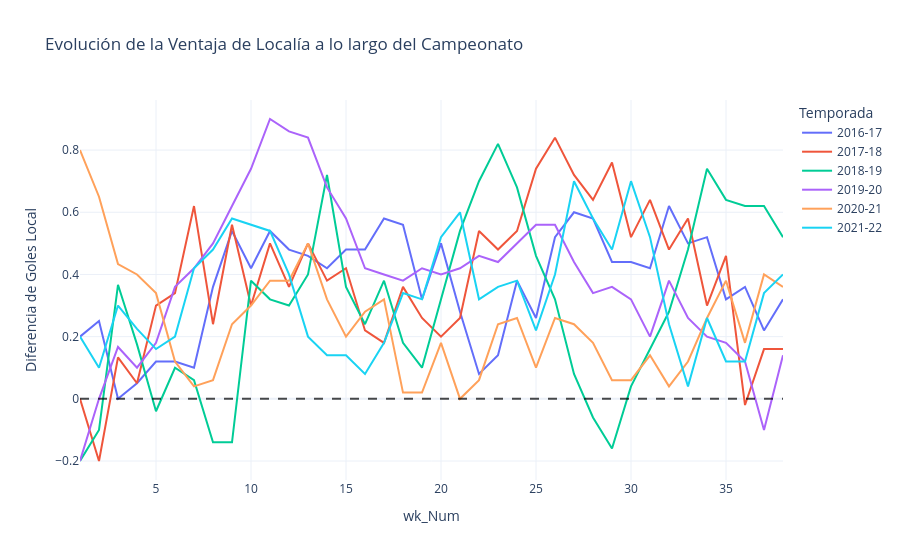

Source (notebook cell):
### Markdown cell above
# 1. ¿En qué temporada la localía parece más fuerte?
La ventaja de jugar en casa fue más evidente durante la temporada 2016-17, donde se registró el mayor porcentaje de victorias locales (47.63%). Además, en la temporada 2017-18 se observó la mayor diferencia promedio de goles a favor del local (DGlocal = 0.40).

# 2. ¿En qué temporada parece más débil y qué impacto tuvieron las restricciones?
La localía fue notablemente más debil durante la temporada 2020-21. Los datos muestran una caída drástica en las victorias locales (41.58%) y la diferencia de goles local alcanzó su punto más bajo (0.23). Este cambio es muy relevante porque coincide exactamente con las restricciopnes de asistencia a los estadios debido a la pandemia, lo que sugiere que la ausencia de público disminuyó significativamente la ventaja de jugar en casa.

# Evidencia Descriptiva que Respalda la Conclusión
La conclusión sobre la disminución de la ventaja de localía debido a la ausencia de público se respalda concretamente en la siguiente evidencia descriptiva extraída de nuestros datos:

- Caída en la tasa de victorias: Los datos muestran una caída drástica en las victorias locales durante la temporada 2020-21, alcanzando un mínimo del 41.58% frente a promedios que históricamente rondaban el 45% al 47%.

- Reducción del margen de goles: La diferencia promedio de goles a favor del equipo local (DG_local_Promedio) alcanzó su punto más bajo (0.23) en esa misma temporada de pandemia, reduciéndo casi a la mitad en comparación con la temporada 2017-18 (0.40).

- Tendencia sostenida (Gráfico): Como se observa en la visualización del promedio móvil de 5 jornadas, el debilitamiento de la localía no fue un evento aislado de un par de fechas. La curva de la temporada de 2020-21 se ubica constantemente por debajo de las demás a lo largo de casi todo el campeonato.

### Code cell
df_tendencia = df.groupby(['Temporada', 'Wk']).agg(DGlocal_Promedio=('DGlocal', 'mean')).reset_index()
df_tendencia['wk_Num'] = df_tendencia['Wk'].astype(int)
df_tendencia = df_tendencia.sort_values(['Temporada', 'wk_Num'])

df_tendencia['DGlocal_Promedio_Movil'] = df_tendencia.groupby('Temporada')['DGlocal_Promedio'].transform(lambda x: x.rolling(window=5, min_periods=1).mean())

fig = px.line(
    df_tendencia,
    x='wk_Num',
    y='DGlocal_Promedio_Movil',
    color='Temporada',
    title='Evolución de la Ventaja de Localía a lo largo del Campeonato',
    labels={
        'Wk_Num': 'Jornada del Campeonato',
        'DGlocal_Promedio_Movil': 'Diferencia de Goles Local',
        'Temporada': 'Temporada'
    },
    template='plotly_white'
)

fig.add_hline(y=0, line_dash='dash', line_color='black', opacity=0.7)

fig.update_layout(
    xaxis=dict(range=[1, 38]),
    legend=dict(title='Temporada', orientation='v', yanchor='top', y=1, xanchor='left', x=1.02),
    hovermode='x unified'
)
fig.show()

### Figure 1 — Plotly figure (JSON) as saved in the notebook; plotly's stock layout.template omitted (floating-point values rounded to 4 significant figures)
{"data": [{"hovertemplate": "Temporada=2016-17<br>wk_Num=%{x}<br>Diferencia de Goles Local=%{y}<extra></extra>", "legendgroup": "2016-17", "line": {"color": "#636efa", "dash": "solid"}, "marker": {"symbol": "circle"}, "mode": "lines", "name": "2016-17", "orientation": "v", "showlegend": true, "type": "scatter", "x": [1, 2, 3, 4, 5, 6, 7, 8, 9, 10, 11, 12, 13, 14, 15, 16, 17, 18, 19, 20, 21, 22, 23, 24, 25, 26, 27, 28, 29, 30, 31, 32, 33, 34, 35, 36, 37, 38], "xaxis": "x", "y": [0.2, 0.25, 0.0, 0.05, 0.12, 0.12, 0.1, 0.36, 0.54, 0.42, 0.54, 0.48, 0.46, 0.42, 0.48, 0.48, 0.58, 0.56, 0.32, 0.5, 0.28, 0.08, 0.14, 0.38, 0.26, 0.52, 0.6, 0.58, 0.44, 0.44, 0.42, 0.62, 0.5, 0.52, 0.32, 0.36, 0.22, 0.32], "yaxis": "y"}, {"hovertemplate": "Temporada=2017-18<br>wk_Num=%{x}<br>Diferencia de Goles Local=%{y}<extra></extra>", "legendgroup": "2017-18", "line": {"color": "#EF553B", "dash": "solid"}, "marker": {"symbol": "circle"}, "mode": "lines", "name": "2017-18", "orientation": "v", "showlegend": true, "type": "scatter", "x": [1, 2, 3, 4, 5, 6, 7, 8, 9, 10, 11, 12, 13, 14, 15, 16, 17, 18, 19, 20, 21, 22, 23, 24, 25, 26, 27, 28, 29, 30, 31, 32, 33, 34, 35, 36, 37, 38], "xaxis": "x", "y": [0.0, -0.2, 0.1333, 0.05, 0.3, 0.34, 0.62, 0.24, 0.56, 0.3, 0.5, 0.36, 0.5, 0.38, 0.42, 0.22, 0.18, 0.36, 0.26, 0.2, 0.26, 0.54, 0.48, 0.54, 0.74, 0.84, 0.72, 0.64, 0.76, 0.52, 0.64, 0.48, 0.58, 0.3, 0.46, -0.02, 0.16, 0.16], "yaxis": "y"}, {"hovertemplate": "Temporada=2018-19<br>wk_Num=%{x}<br>Diferencia de Goles Local=%{y}<extra></extra>", "legendgroup": "2018-19", "line": {"color": "#00cc96", "dash": "solid"}, "marker": {"symbol": "circle"}, "mode": "lines", "name": "2018-19", "orientation": "v", "showlegend": true, "type": "scatter", "x": [1, 2, 3, 4, 5, 6, 7, 8, 9, 10, 11, 12, 13, 14, 15, 16, 17, 18, 19, 20, 21, 22, 23, 24, 25, 26, 27, 28, 29, 30, 31, 32, 33, 34, 35, 36, 37, 38], "xaxis": "x", "y": [-0.2, -0.1, 0.3667, 0.175, -0.04, 0.1, 0.06, -0.14, -0.14, 0.38, 0.32, 0.3, 0.4, 0.72, 0.36, 0.24, 0.38, 0.18, 0.1, 0.32, 0.54, 0.7, 0.82, 0.68, 0.46, 0.32, 0.08, -0.06, -0.16, 0.04, 0.16, 0.28, 0.48, 0.74, 0.64, 0.62, 0.62, 0.52], "yaxis": "y"}, {"hovertemplate": "Temporada=2019-20<br>wk_Num=%{x}<br>Diferencia de Goles Local=%{y}<extra></extra>", "legendgroup": "2019-20", "line": {"color": "#ab63fa", "dash": "solid"}, "marker": {"symbol": "circle"}, "mode": "lines", "name": "2019-20", "orientation": "v", "showlegend": true, "type": "scatter", "x": [1, 2, 3, 4, 5, 6, 7, 8, 9, 10, 11, 12, 13, 14, 15, 16, 17, 18, 19, 20, 21, 22, 23, 24, 25, 26, 27, 28, 29, 30, 31, 32, 33, 34, 35, 36, 37, 38], "xaxis": "x", "y": [-0.2, 0.0, 0.1667, 0.1, 0.18, 0.36, 0.42, 0.5, 0.62, 0.74, 0.9, 0.86, 0.84, 0.68, 0.58, 0.42, 0.4, 0.38, 0.42, 0.4, 0.42, 0.46, 0.44, 0.5, 0.56, 0.56, 0.44, 0.34, 0.36, 0.32, 0.2, 0.38, 0.26, 0.2, 0.18, 0.12, -0.1, 0.14], "yaxis": "y"}, {"hovertemplate": "Temporada=2020-21<br>wk_Num=%{x}<br>Diferencia de Goles Local=%{y}<extra></extra>", "legendgroup": "2020-21", "line": {"color": "#FFA15A", "dash": "solid"}, "marker": {"symbol": "circle"}, "mode": "lines", "name": "2020-21", "orientation": "v", "showlegend": true, "type": "scatter", "x": [1, 2, 3, 4, 5, 6, 7, 8, 9, 10, 11, 12, 13, 14, 15, 16, 17, 18, 19, 20, 21, 22, 23, 24, 25, 26, 27, 28, 29, 30, 31, 32, 33, 34, 35, 36, 37, 38], "xaxis": "x", "y": [0.8, 0.65, 0.4333, 0.4, 0.34, 0.12, 0.04, 0.06, 0.24, 0.3, 0.38, 0.38, 0.5, 0.32, 0.2, 0.28, 0.32, 0.02, 0.02, 0.18, -4.441e-17, 0.06, 0.24, 0.26, 0.1, 0.26, 0.24, 0.18, 0.06, 0.06, 0.14, 0.04, 0.12, 0.26, 0.38, 0.18, 0.4, 0.36], "yaxis": "y"}, {"hovertemplate": "Temporada=2021-22<br>wk_Num=%{x}<br>Diferencia de Goles Local=%{y}<extra></extra>", "legendgroup": "2021-22", "line": {"color": "#19d3f3", "dash": "solid"}, "marker": {"symbol": "circle"}, "mode": "lines", "name": "2021-22", "orientation": "v", "showlegend": true, "type": "scatter", "x": [1, 2, 3, 4, 5, 6, 7, 8, 9, 10, 11, 12, 13, 14, 15, 16, 17, 18, 19, 20, 21, 22, 23, 24, 25, 26, 27, 28, 29, 30, 31, 32, 33, 34, 35, 36, 37, 38], "xaxis": "x", "y": [0.2, 0.1, 0.3, 0.225, 0.16, 0.2, 0.42, 0.48, 0.58, 0.56, 0.54, 0.4, 0.2, 0.14, 0.14, 0.08, 0.18, 0.34, 0.32, 0.52, 0.6, 0.32, 0.36, 0.38, 0.22, 0.4, 0.7, 0.58, 0.48, 0.7, 0.52, 0.24, 0.04, 0.26, 0.12, 0.12, 0.34, 0.4], "yaxis": "y"}], "layout": {"hovermode": "x unified", "legend": {"orientation": "v", "title": {"text": "Temporada"}, "tracegroupgap": 0, "x": 1.02, "xanchor": "left", "y": 1, "yanchor": "top"}, "shapes": [{"line": {"color": "black", "dash": "dash"}, "opacity": 0.7, "type": "line", "x0": 0, "x1": 1, "xref": "x domain", "y0": 0, "y1": 0, "yref": "y"}], "title": {"text": "Evolución de la Ventaja de Localía a lo largo del Campeonato"}, "xaxis": {"anchor": "y", "domain": [0, 1], "range": [1, 38], "title": {"text": "wk_Num"}}, "yaxis": {"anchor": "x", "domain": [0, 1], "title": {"text": "Diferencia de Goles Local"}}}}
